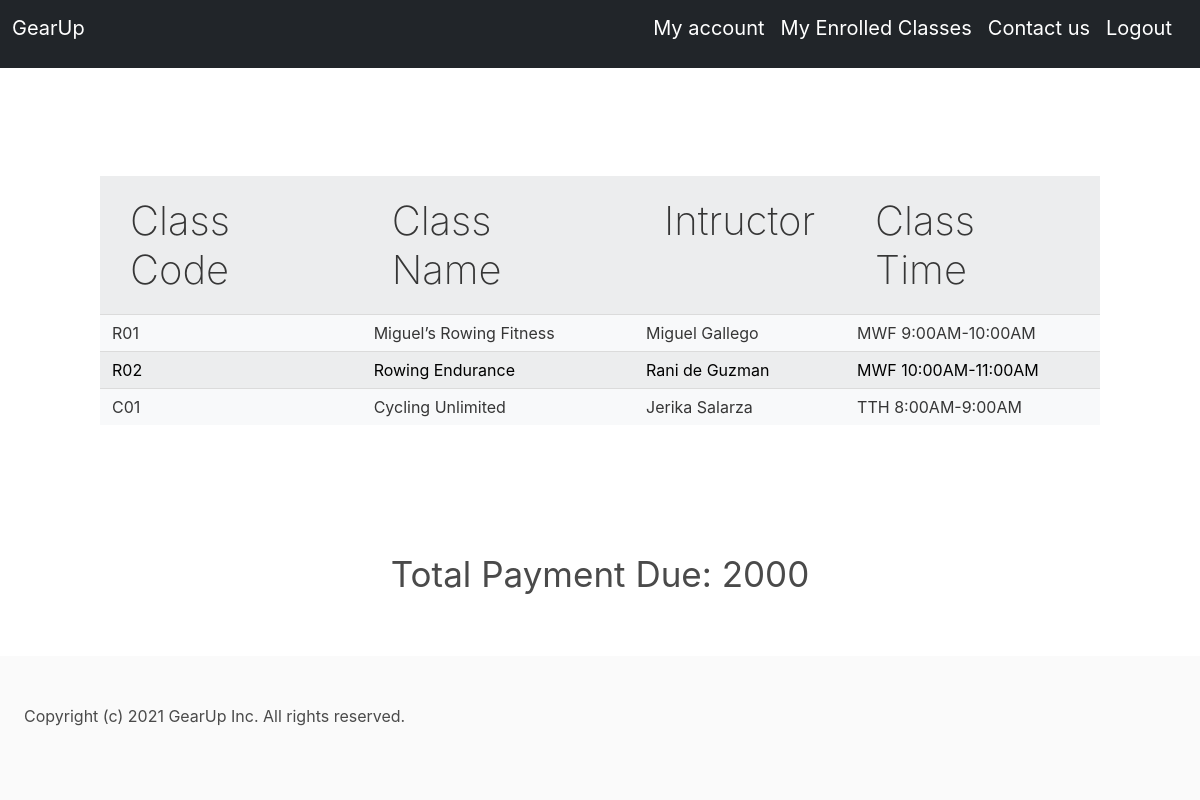
/enrolledclasses (signed in), run on an earlier commit of the app's database.
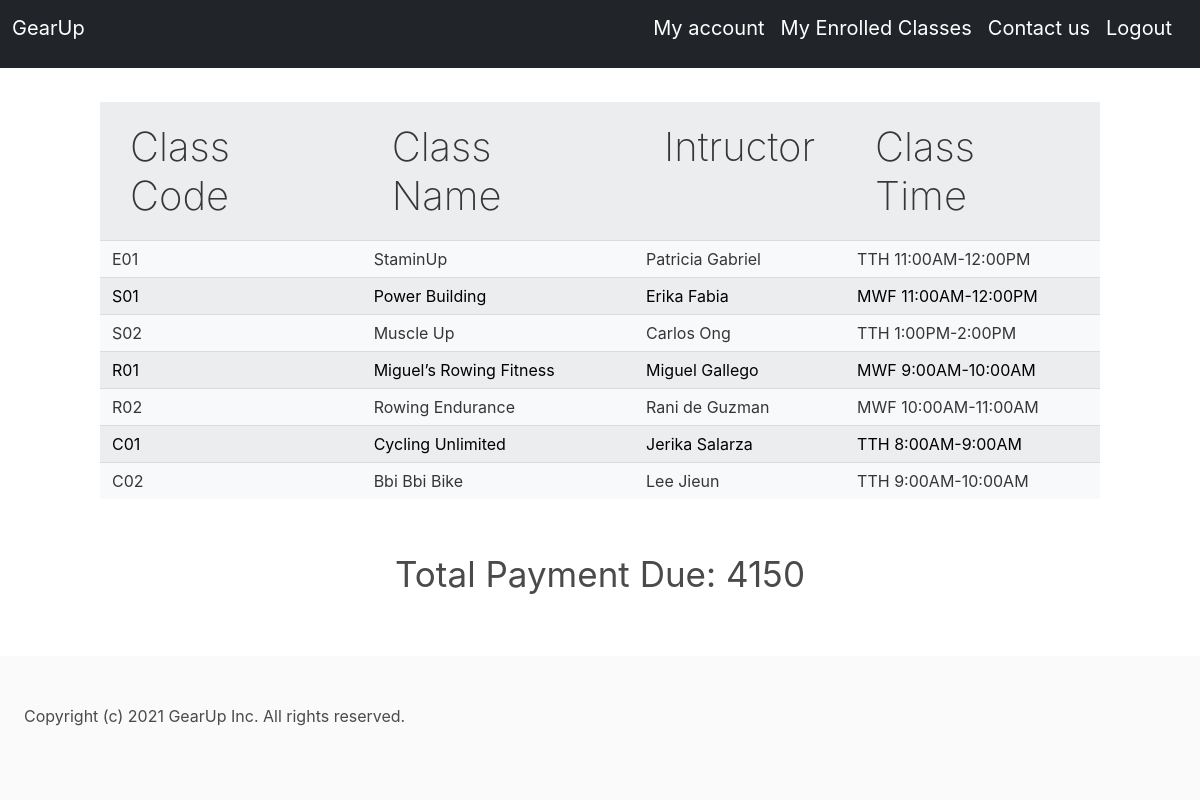
And on a later commit of the database.
### app.py (models this page shows)
class Classes(db.Model):
    id = db.Column(db.Integer, primary_key=True)
    class_code = db.Column(db.String(10), unique=True)
    class_category = db.Column(db.String(50))
    class_name = db.Column(db.String(50))
    instructor = db.Column(db.String(50))
    class_time = db.Column(db.String(50))
    price = db.Column(db.Integer)
    slots_available = db.Column(db.Integer)

### app.py (the view)
@app.route("/enrolledclasses", methods=["GET", "POST"])
@login_required
def user_enrolled():
    enrolled_classes = current_user.enrolled
    payment_total = 0
    if not enrolled_classes:
        flash("No Classes Enrolled!")
    else:
        for classs in enrolled_classes:
            payment_total += int(classs.price)
    return render_template("userenrolled.html", enrolled_classes=enrolled_classes, payment_total=payment_total)

### app.py (called while the page is built)
@login_manager.user_loader
def load_user(user_id):
    return Users.query.get(int(user_id))

### templates/userenrolled.html (shortened to what this page needs)
<html>
{% include "header1.html" %}
{% block content %}
<div class="tablebg">
<table class="table table-light table-striped", style="width:1000px">
    <tr>
        <th scope="col">Class Code</th>
        <th scope="col">Class Name</th>
        <th scope="col">Intructor</th>
        <th scope="col">Class Time</th>
    </tr>
    {% for class in enrolled_classes %}
    <tr>
        <td>{{ class.class_code }}</td>
        <td>{{ class.class_name }}</td>
        <td>{{ class.instructor }}</td>
        <td>{{ class.class_time }}</td>
    </tr>
    {% endfor %}
</table>
</div>
<div class="total">
     Total Payment Due: {{ payment_total }}
</div>
{% include "footer.html" %}
{% endblock %}
</html>

What changed in the data, as far as the page shows it:
now on this page (row edited): Classes: class_code "E01", class_name "StaminUp", instructor "Patricia Gabriel", class_time "TTH 11:00AM-12:00PM"
now on this page (row edited): Classes: class_code "S01", class_name "Power Building", instructor "Erika Fabia", class_time "MWF 11:00AM-12:00PM"
now on this page (row edited): Classes: class_code "S02", class_name "Muscle Up", instructor "Carlos Ong", class_time "TTH 1:00PM-2:00PM"
now on this page (row edited): Classes: class_code "C02", class_name "Bbi Bbi Bike", instructor "Lee Jieun", class_time "TTH 9:00AM-10:00AM"
Also different on the page:
{{ payment_total }}: "2000" → "4150"
